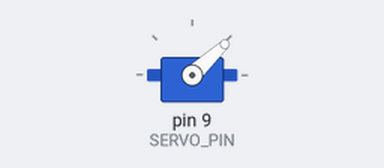
The sketch below on a simulated Arduino Uno, built with avr-gcc and run on an emulated ATmega328P. Shown: servo.

Above: at 0.05 s.
At 0.65 s:
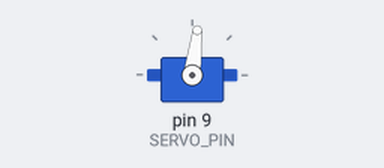
At 1.3 s:
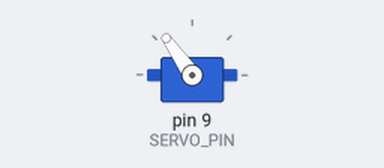
At 3.5 s:
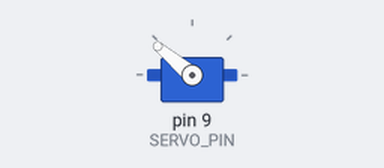
Timing chart, 0 to 8.1 s (numbered marks = the images above):
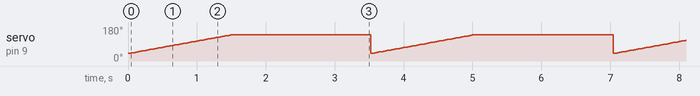

Measured:
- by itself, servo on pin 9 (SERVO_PIN): ramps from 40° to 140° and jumps back, once every 3.5 s

The sketch:

asrp.ino
```cpp
#include <Servo.h>

#include "PhotoResistor.h"
#include "Panel.h"
#include "Motor.h"

#define LOOP_INTERVAL 2000
#define SERVO_INTERAL 15
#define SERVO_PIN 9

Servo myServo;

void setup() {
    Serial.begin(9600);
    myServo.attach(SERVO_PIN);
}

void loop() {
    for (int pos = 40; pos <= 140; pos += 1) {
        myServo.write(pos);
        delay(SERVO_INTERAL);
    }
    for (int pos = 140; pos <= 40; pos -= 1) {
        myServo.write(pos);
        delay(SERVO_INTERAL);
    }
    delay(LOOP_INTERVAL);
}
```

Motor.cpp
```cpp

```

Motor.h
```cpp
/*
    Motor.h - Library for basic servo motor functions
*/
#ifndef Motor_h
#define Motor_h

class Motor {
    public:
        Motor(int pin);
        void moveMotor(float degrees);
    private:
        int _pin;
};

#endif
```

Panel.cpp
```cpp
#include "Arduino.h"
#include "Panel.h"

Panel::Panel(int pin) {
    _pin = pin;
}

float Panel::getPanelVoltage() {
    return analogRead(_pin) * (5.0 / 1023.0);
}
```

Panel.h
```cpp
/*
    Panel.h - Library for measuring voltage values from a solar panel
*/
#ifndef Panel_h
#define Panel_h

class Panel {
    public:
        Panel(int pin);
        float getPanelVoltage();
    private:
        int _pin;
};

#endif
```

PhotoResistor.cpp
```cpp
#include "Arduino.h"
#include "PhotoResistor.h"


PhotoResistor::PhotoResistor(int pin) {
    _pin = pin;
}

int PhotoResistor::getVoltageAnalogVal() {
    return analogRead(_pin);
}

int PhotoResistor::getLightIntensity() {
    /*
        Return the intensity of the light on a scale of 1 to 5
        1 being the lowest, 5 being the brightest
    */
   int analogVal = getVoltageAnalogVal();
   if (analogVal < 10) {
    return 1;
   } else if (analogVal < 200) {
    return 2;
   } else if (analogVal < 500) {
    return 3;
   } else if (analogVal < 800) {
    return 4;
   } else {
    return 5;
   }
}
```

PhotoResistor.h
```cpp
/*
    PhotoResistor.h - Library for interpreting analogue values from a
    phototransistor within a circuit
*/
#ifndef PhotoResistor_h
#define PhotoResistor_h

class PhotoResistor {
    public:
        PhotoResistor(int pin);
        int getVoltageAnalogVal();
        int getLightIntensity();
    private:
        int _pin;
};

#endif
```
